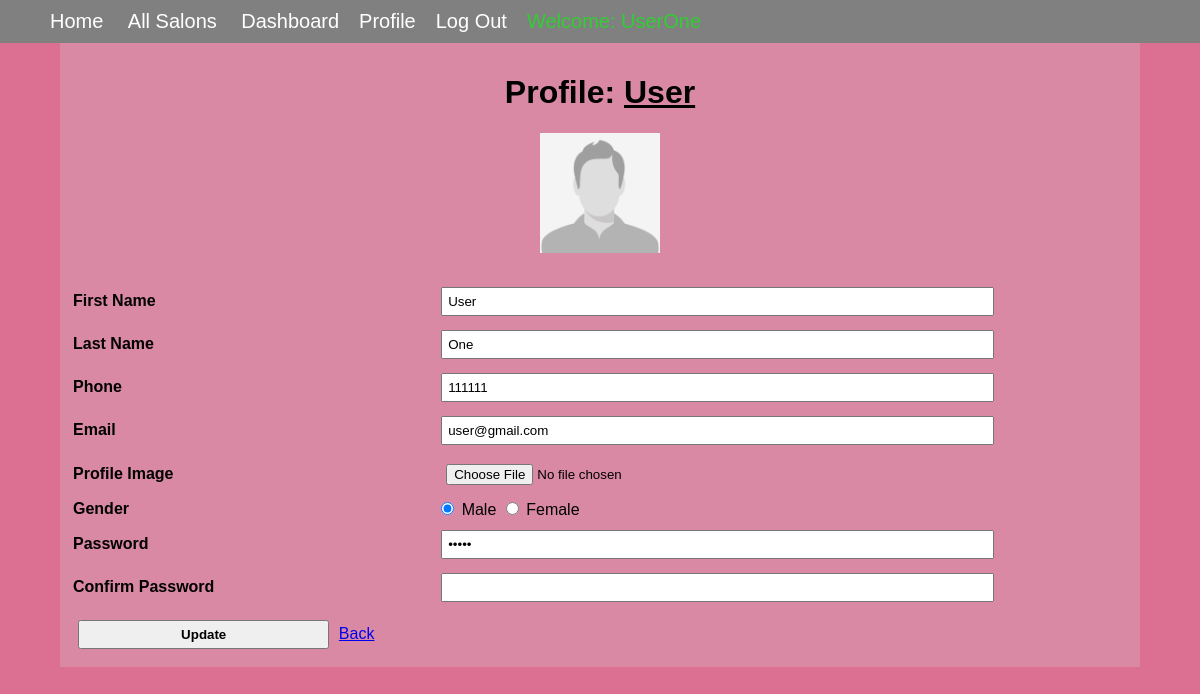
Page /user/profile.php (signed in) on the committed database.
### tables this page shows
CREATE TABLE `tbl_user` (
  `user_id` int(11) NOT NULL,
  `first_name` varchar(100) NOT NULL,
  `last_name` varchar(100) NOT NULL,
  `phone` varchar(15) NOT NULL,
  `email` varchar(100) NOT NULL,
  `profile_image` varchar(255) NOT NULL,
  `gender` varchar(6) NOT NULL,
  `password` varchar(100) NOT NULL,
  `role` varchar(20) NOT NULL DEFAULT 'user',
  `join_date` date NOT NULL
);

### user/profile.php (the view, shortened to what this page needs)
<!DOCTYPE html>
<html>
<head>
    <link rel="stylesheet" type="text/css" href="../include_files/mystyle.css">
</head>
<body>
<?php include_once "../navigation.php"; ?>
<?php
$user_id = $_SESSION['user_session']['user_id'];
require_once '../database_connection.php';
$sql = "SELECT * FROM tbl_user WHERE user_id = '$user_id'";
$result = $conn->query($sql);
$row = $result->fetch(PDO::FETCH_ASSOC);
?>
<form action="profile_update.php" method="post" enctype="multipart/form-data">
    <div align="center">
        <h1>Profile: <u><?php echo $row['first_name']?></u></h1>
        <img src="<?php echo $row['profile_image']; ?>" width="120">
    </div>
    <br>
    <table border="0">
        <tr>
            <td><input type="hidden" name="user_id" value="<?php echo $row['user_id']?>"></td>
        </tr>
        <tr>
            <td><strong>First Name</strong></td>
            <td><input class="txt_input" type="text" name="firstName" required value="<?php echo $row['first_name']; ?>"></td>
        </tr>
        <tr>
            <td><strong>Last Name</strong></td>
            <td><input class="txt_input" type="text" name="lastName" required="" value="<?php echo $row['last_name']; ?>"></td>
        </tr>
        <tr>
            <td><strong>Phone</strong></td>
            <td><input class="txt_input" type="number" name="phone" required="" value="<?php echo $row['phone']; ?>"></td>
        </tr>
        <tr>
            <td><strong>Email</strong></td>
            <td><input class="txt_input" type="text" name="email" required="" value="<?php echo $row['email']; ?>"></td>
        </tr>
        <tr>
            <td><strong>Profile Image</strong></td>
            <td><input class="txt_input" type="file" name="profileImage" required=""></td>
        </tr>
        <tr>
            <td><strong>Gender</strong></td>
            <td>
                <input type="radio" name="gender" value="male" checked> Male
                <input type="radio" name="gender" value="female"> Female
            </td>
        </tr>
        <tr>
            <td><strong>Password</strong></td>
            <td><input class="txt_input" type="password" name="password" required="" value="<?php echo $row['password']; ?>"></td>
        </tr>
        <tr>
            <td><strong>Confirm Password</strong></td>
            <td><input class="txt_input" type="password" name="confirmPassword" required=""></td>
        </tr>
        <tr>
            <td>
                <button type="submit" name="submit">Update</button>
                <a href="../index.php">Back</a>
            </td>
        </tr>
    </table>
</form>
</body>
</html>

### include_files/mystyle.css (style rules this page uses)
body { font-family: sans-serif; margin: 0; }
* { box-sizing: border-box; }

### user/profile.php (style rules this page uses)
body { background-color: palevioletred; }
form { padding: 10px; background-color: #d3d3d340; width: 90%; margin: 0 auto; }
table { width: 100%; }
.txt_input { padding: 5px; margin: 5px; width: 80%; }
button { padding: 5px; margin: 5px; width: 70%; font-weight: bold; }

### rows in the picture
tbl_user: first_name "User", profile_image (placeholder picture), firstName "User", lastName "One", phone "111111", email "user@gmail.com"
